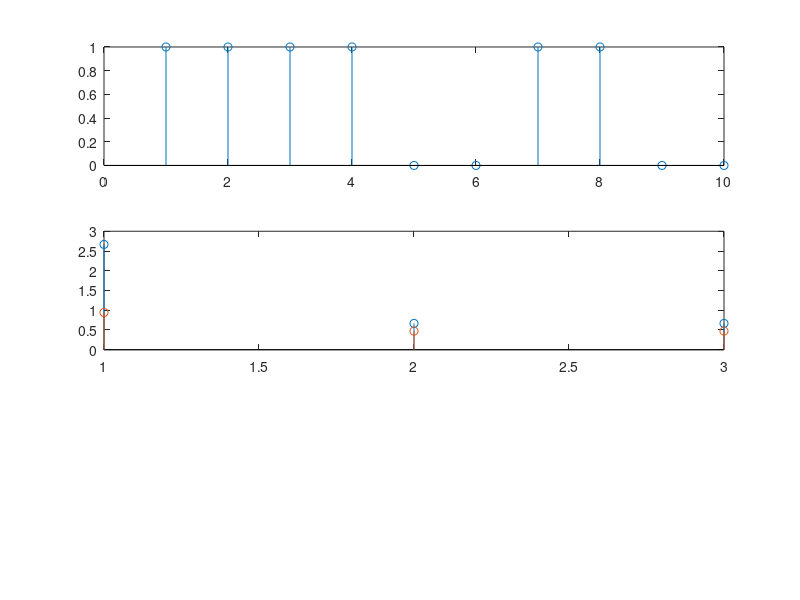

MATLAB code for this plot:
close all;
clear all;
format long;

x = [1 1 1 1 0 0 1 1 0 0];

Nv = 4;
window = ones(Nv, 1);
overlap = 2;

[S F T] = specgram(x, Nv, 16000, window, overlap);

F
T
%x_r_m = ifft(abs(S).*exp(i.*angle(S)));

x_r = zeros(1, length(x));

%[m n] = size(x_r_m);


subplot(3,1,1),stem(x);
subplot(3,1,2),stem(abs(ifft(abs(S'.*exp(i.*angle(S'))))));
%subplot(3,1,2),stem(x_r_m(1,:));

